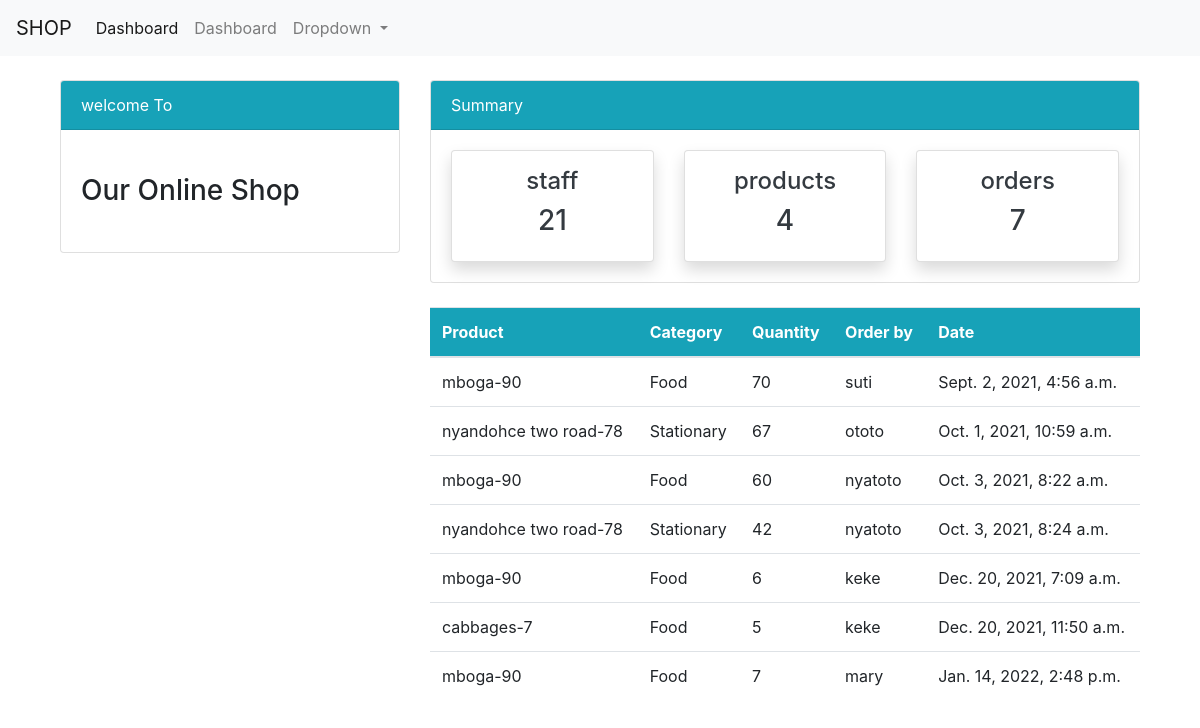
Before: /order/ (signed in) with the older database file.
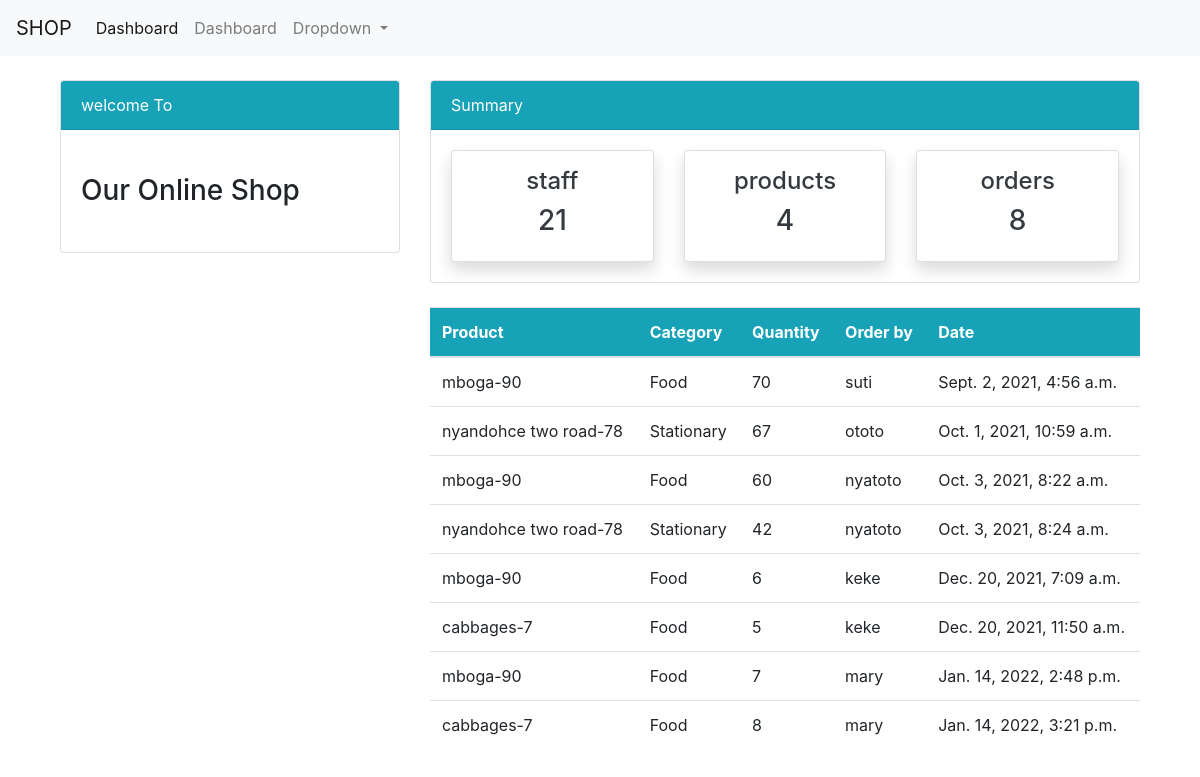
After: the same page with the newer database file.
### dashboard/models.py (models this page shows, shortened)
class Order(models.Model):
    product = models.ForeignKey(Product, on_delete=models.CASCADE, null=True)
    staff = models.ForeignKey(User, models.CASCADE, null=True)
    order_quantity = models.PositiveIntegerField(null=True)
    date = models.DateTimeField(auto_now_add=True)

class Product(models.Model):
    name = models.CharField(max_length=100, null=True)
    category = models.CharField(max_length=20, choices=CATEGORY, null=True)
    quantity = models.PositiveIntegerField(null=True)
    def __str__(self):
        return f'{self.name}-{self.quantity}'

### dashboard/views.py (the view)
# urls.py: path('order/', views.order, name='dashboard-order'),
@login_required(login_url='user-login')
def order(request):
    orders = Order.objects.all()
    orders_count = orders.count()
    product_count = Product.objects.all().count()
    workers_count = User.objects.all().count()
    context = {
        'orders': orders,
        'workers_count': workers_count,
        'orders_count': orders_count,
        'product_count': product_count,
    }
    return render(request, 'dashboard/order.html', context)

### dashboard/templates/dashboard/order.html (shortened to what this page needs)
{% extends 'dashboard/base.html' %}
{% block content %}
{% include 'dashboard/basee.html' %}
<div class="container">
    <div class="row my-4">
        <div class="col-md-4"></div>
        <div class="col-md-8">
            <table class="table bg-white">
                <thead class="bg-info">
                <tr class="text-white">
                    <th scope="col">Product</th>
                    <th scope="col">Category</th>
                    <th scope="col">Quantity</th>
                    <th scope="col">Order by</th>
                    <th scope="col">Date</th>
                </tr>
                </thead>
                <tbody>
                {% for order in orders %}
                <tr>
                    <td>{{order.product}}</td>
                    <td>{{order.product.category}}</td>
                    <td>{{order.order_quantity}}</td>
                    <td>{{order.staff.username}}</td>
                    <td>{{order.date}}</td>
                </tr>
              {% endfor %}
                </tbody>
            </table>
        </div>
    </div>
</div>
{% endblock %}

### dashboard/templates/dashboard/base.html (shortened to what this page needs)
<!doctype html>
<html lang="en">
  <head>
    <link rel="stylesheet" href="https://cdn.jsdelivr.net/npm/bootstrap@4.6.0/dist/css/bootstrap.min.css">
  </head>
  <body>
    {% include 'dashboard/nav.html' %}
    <div class="container">
        {% block content %}
        {% endblock %}
    </div>
  </body>
</html>

### dashboard/templates/dashboard/nav.html (shortened to what this page needs)
<nav class="navbar navbar-expand-lg navbar-light bg-light">
  <a class="navbar-brand" href="#">SHOP</a>
  <div class="collapse navbar-collapse" id="navbarSupportedContent">
      {% if user.is_authenticated %}
    <ul class="navbar-nav mr-auto">
      <li class="nav-item active">
        <a class="nav-link" href="{% url 'dashboard-index' %}">Dashboard </a>
      </li>
      <li class="nav-item">
        <a class="nav-link" href="{% url 'dashboard-index' %}">Dashboard </a>
      </li>
      <li class="nav-item dropdown">
        <a class="nav-link dropdown-toggle" href="#" id="navbarDropdown" role="button" data-toggle="dropdown" aria-haspopup="true" aria-expanded="false">
          Dropdown
        </a>
      {% endif %}
</nav>

### dashboard/templates/dashboard/basee.html (shortened to what this page needs)
<div class="container">
    <div class="row mt-4">
        <div class="col-md-4">
            <div class="card">
                <div class="card-header bg-info text-white">
                    welcome To
                </div>
                <div class="card-body">
                    <marquee behavior="" direction="">
                        <h3 class="my-4">Our Online Shop</h3>
                    </marquee>
                </div>
            </div>
        </div>
<div class="col-md-8">
    <div class="card">
        <div class="card-header bg-info text-white">
            Summary
        </div>
    <div class="card-body">
        <div class="row">
            <div class="col-md-4">
                <a class="text-decoration-none text-dark" href="{% url 'dashboard-staff' %}">
                    <div class="card my-card shadow text-center p-3">
                        <h4>staff </h4>
                        <h3>{{ workers_count }}</h3>
                    </div>
                </a>
            </div>
            <div class="col-md-4">
                <a class="text-decoration-none text-dark" href="{% url 'dashboard-product' %}">
                    <div class="card my-card shadow text-center p-3">
                        <h4>products </h4>
                        <h3>{{ product_count }}</h3>
                    </div>
                </a>
            </div>
            <div class="col-md-4">
                <a class="text-decoration-none text-dark" href="{% url 'dashboard-order' %}">
                    <div class="card my-card shadow text-center p-3">
                        <h4>orders </h4>
                        <h3>{{ orders_count }}</h3>
                    </div>
                </a>
            </div>
        </div>
    </div>
    </div>
</div>
 </div>
</div>

Changed rows visible on the page:
added Order: product "cabbages-7", product.category "Food", order_quantity "8", staff.username "mary", date "Jan. 14, 2022, 3:21 p.m."
Other visible differences:
{{ orders_count }}: "7" → "8"
